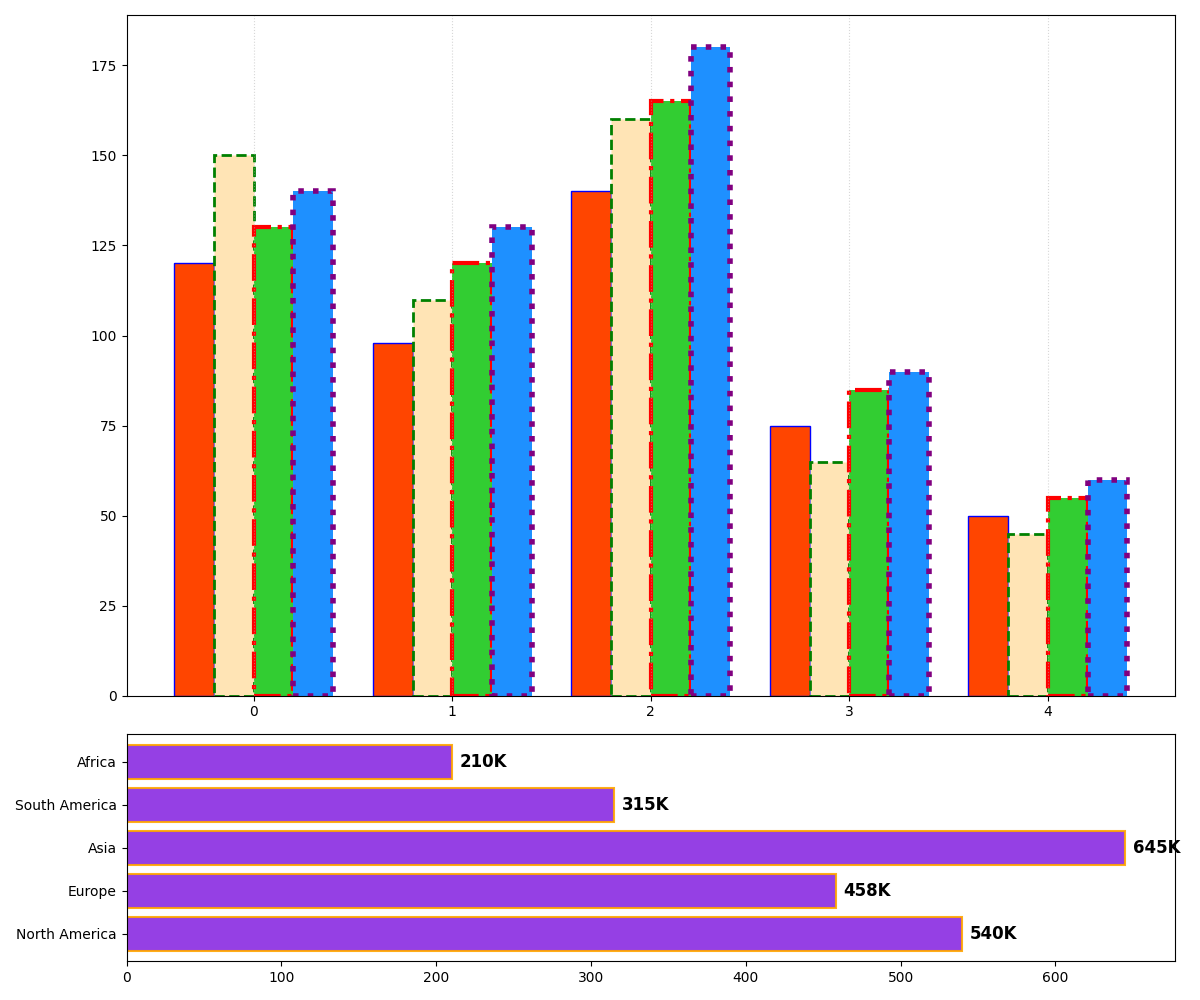

The script that drew this image:
import matplotlib.pyplot as plt
import numpy as np

regions = ['North America', 'Europe', 'Asia', 'South America', 'Africa']
q1_sales = [120, 98, 140, 75, 50]
q2_sales = [150, 110, 160, 65, 45]
q3_sales = [130, 120, 165, 85, 55]
q4_sales = [140, 130, 180, 90, 60]

fig, (ax1, ax2) = plt.subplots(2, 1, figsize=(12, 10), gridspec_kw={'height_ratios': [3, 1]})

bar_width = 0.2
bar_positions = np.arange(len(regions))

# Modified colors and edge styles
ax1.bar(bar_positions - 1.5 * bar_width, q1_sales, width=bar_width, color='#FF4500', edgecolor='blue', linestyle='-', linewidth=1)
ax1.bar(bar_positions - 0.5 * bar_width, q2_sales, width=bar_width, color='#FFE4B5', edgecolor='green', linestyle='--', linewidth=2)
ax1.bar(bar_positions + 0.5 * bar_width, q3_sales, width=bar_width, color='#32CD32', edgecolor='red', linestyle='-.', linewidth=3)
ax1.bar(bar_positions + 1.5 * bar_width, q4_sales, width=bar_width, color='#1E90FF', edgecolor='purple', linestyle=':', linewidth=4)

# Changed gridlines to x-axis with dotted style
ax1.xaxis.grid(True, linestyle=':', alpha=0.5)

overall_sales = np.array(q1_sales) + np.array(q2_sales) + np.array(q3_sales) + np.array(q4_sales)

ax2.barh(regions, overall_sales, color='#8A2BE2', edgecolor='orange', linestyle='-', linewidth=1.5, alpha=0.9)

for i in range(len(overall_sales)):
    ax2.text(overall_sales[i] + 5, i, f'{overall_sales[i]}K', va='center', ha='left', fontsize=12, color='black', fontweight='bold')

plt.tight_layout()

plt.show()
